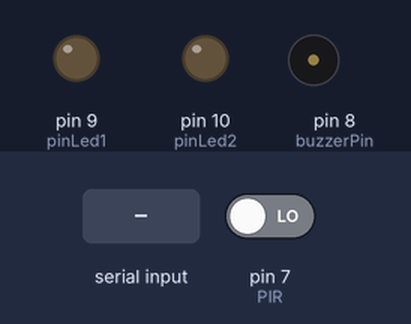
Recording of a sketch running on a simulated Arduino Uno, built with avr-gcc and run on an emulated ATmega328P. Parts: output pins drawn as LEDs (lit = HIGH), buzzer (waves = sounding). Dashed ring = blinking. Inputs (shaded band) come from the test bench; at power-on: pin 7 (PIR) LOW. What the sketch prints to the serial monitor is not drawn.

Above: at 1.2 s.
1.3 s: "arm" received over Serial
At 1.7 s:
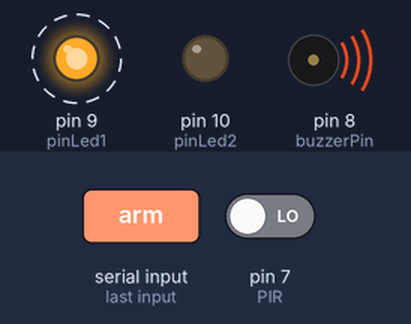
4.3 s: "mode1" received over Serial
At 4.7 s:
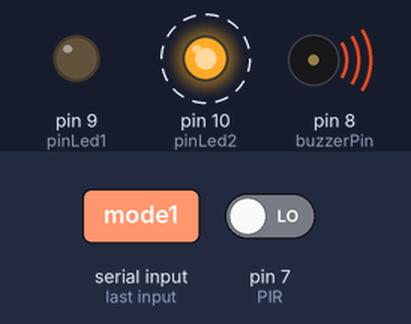
6.5 s: "test" received over Serial
At 7.5 s:
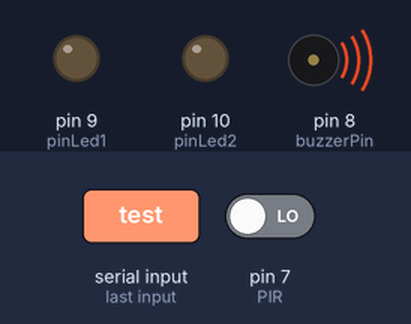
9.2 s: "secret" received over Serial
At 10.4 s:
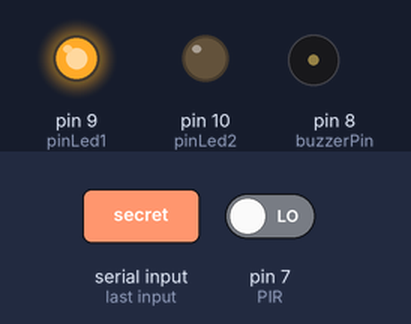
Timing chart, 0 to 16.2 s (numbered marks = the images above; inputs shaded):
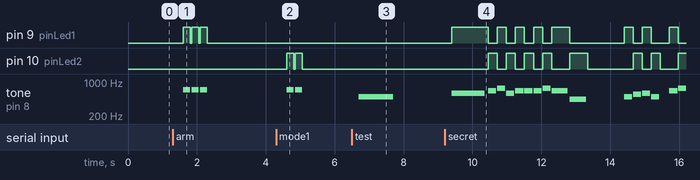

The sketch:

proiect.ino
```cpp
#define NOTE_B0  31
#define NOTE_C1  33
#define NOTE_CS1 35
#define NOTE_D1  37
#define NOTE_DS1 39
#define NOTE_E1  41
#define NOTE_F1  44
#define NOTE_FS1 46
#define NOTE_G1  49
#define NOTE_GS1 52
#define NOTE_A1  55
#define NOTE_AS1 58
#define NOTE_B1  62
#define NOTE_C2  65
#define NOTE_CS2 69
#define NOTE_D2  73
#define NOTE_DS2 78
#define NOTE_E2  82
#define NOTE_F2  87
#define NOTE_FS2 93
#define NOTE_G2  98
#define NOTE_GS2 104
#define NOTE_A2  110
#define NOTE_AS2 117
#define NOTE_B2  123
#define NOTE_C3  131
#define NOTE_CS3 139
#define NOTE_D3  147
#define NOTE_DS3 156
#define NOTE_E3  165
#define NOTE_F3  175
#define NOTE_FS3 185
#define NOTE_G3  196
#define NOTE_GS3 208
#define NOTE_A3  220
#define NOTE_AS3 233
#define NOTE_B3  247
#define NOTE_C4  262
#define NOTE_CS4 277
#define NOTE_D4  294
#define NOTE_DS4 311
#define NOTE_E4  330
#define NOTE_F4  349
#define NOTE_FS4 370
#define NOTE_G4  392
#define NOTE_GS4 415
#define NOTE_A4  440
#define NOTE_AS4 466
#define NOTE_B4  494
#define NOTE_C5  523
#define NOTE_CS5 554
#define NOTE_D5  587
#define NOTE_DS5 622
#define NOTE_E5  659
#define NOTE_F5  698
#define NOTE_FS5 740
#define NOTE_G5  784
#define NOTE_GS5 831
#define NOTE_A5  880
#define NOTE_AS5 932
#define NOTE_B5  988
#define NOTE_C6  1047
#define NOTE_CS6 1109
#define NOTE_D6  1175
#define NOTE_DS6 1245
#define NOTE_E6  1319
#define NOTE_F6  1397
#define NOTE_FS6 1480
#define NOTE_G6  1568
#define NOTE_GS6 1661
#define NOTE_A6  1760
#define NOTE_AS6 1865
#define NOTE_B6  1976
#define NOTE_C7  2093
#define NOTE_CS7 2217
#define NOTE_D7  2349
#define NOTE_DS7 2489
#define NOTE_E7  2637
#define NOTE_F7  2794
#define NOTE_FS7 2960
#define NOTE_G7  3136
#define NOTE_GS7 3322
#define NOTE_A7  3520
#define NOTE_AS7 3729
#define NOTE_B7  3951
#define NOTE_C8  4186
#define NOTE_CS8 4435
#define NOTE_D8  4699
#define NOTE_DS8 4978
#define REST      0

// change this to make the song slower or faster
int tempo = 114;

int melody[] = {

  NOTE_D5, 2, NOTE_E5, 8, NOTE_FS5, 8, NOTE_D5, 8, //13
  NOTE_E5, 8, NOTE_E5, 8, NOTE_E5, 8, NOTE_FS5, 8, NOTE_E5, 4, NOTE_A4, 4,
  REST, 2, NOTE_B4, 8, NOTE_CS5, 8, NOTE_D5, 8, NOTE_B4, 8,
  REST, 8, NOTE_E5, 8, NOTE_FS5, 8, NOTE_E5, -4, NOTE_A4, 16, NOTE_B4, 16, NOTE_D5, 16, NOTE_B4, 16,
  NOTE_FS5, -8, NOTE_FS5, -8, NOTE_E5, -4, NOTE_A4, 16, NOTE_B4, 16, NOTE_D5, 16, NOTE_B4, 16,

  NOTE_E5, -8, NOTE_E5, -8, NOTE_D5, -8, NOTE_CS5, 16, NOTE_B4, -8, NOTE_A4, 16, NOTE_B4, 16, NOTE_D5, 16, NOTE_B4, 16, //18
  NOTE_D5, 4, NOTE_E5, 8, NOTE_CS5, -8, NOTE_B4, 16, NOTE_A4, 8, NOTE_A4, 8, NOTE_A4, 8,
  NOTE_E5, 4, NOTE_D5, 2, NOTE_A4, 16, NOTE_B4, 16, NOTE_D5, 16, NOTE_B4, 16,
  NOTE_FS5, -8, NOTE_FS5, -8, NOTE_E5, -4, NOTE_A4, 16, NOTE_B4, 16, NOTE_D5, 16, NOTE_B4, 16,
  NOTE_A5, 4, NOTE_CS5, 8, NOTE_D5, -8, NOTE_CS5, 16, NOTE_B4, 8, NOTE_A4, 16, NOTE_B4, 16, NOTE_D5, 16, NOTE_B4, 16,

  NOTE_D5, 4, NOTE_E5, 8, NOTE_CS5, -8, NOTE_B4, 16, NOTE_A4, 4, NOTE_A4, 8, //23
  NOTE_E5, 4, NOTE_D5, 2, REST, 4
};

// sizeof gives the number of bytes, each int value is composed of two bytes (16 bits)
// there are two values per note (pitch and duration), so for each note there are four bytes
int notes = sizeof(melody) / sizeof(melody[0]) / 2;

// this calculates the duration of a whole note in ms
int wholenote = (60000 * 4) / tempo;

int divider = 0, noteDuration = 0;


int PIR = 7;
int buzzerPin = 8;
int pinLed1 = 9;
int pinLed2 = 10;
int detection;

int tone0;
int tone1;
int tone2;

String command = "";
bool commandDone = false;
bool normalMode = true;
bool armed;

void setup() {

  pinMode(PIR, INPUT);
  pinMode(buzzerPin, OUTPUT);
  pinMode(pinLed1, OUTPUT);
  pinMode(pinLed2, OUTPUT);

  Serial.begin(9600);
  Serial.setTimeout(100);
  armed = false;

  tone0 = 500;
  tone1 = 500;
  tone2 = 600;

}

void loop() {

  if (commandDone == true)
    handleCommand();

  if (armed)
  {

    detection = digitalRead(PIR);
    //Serial.println(detection);
    if (normalMode)
    {

      if (detection == HIGH)
      {
        tone(buzzerPin, tone0);
        digitalWrite(pinLed1, HIGH);
        digitalWrite(pinLed2, LOW);
      }
      else
      {
        noTone(buzzerPin);
        digitalWrite(pinLed1, LOW);
        digitalWrite(pinLed2, LOW);
      }
    }
    else
    {
      if (detection == HIGH)
      {
        tone(buzzerPin, tone1);
        digitalWrite(pinLed1, HIGH);
        digitalWrite(pinLed2, LOW);
        delay(500);
        noTone(buzzerPin);

        tone(buzzerPin, tone2, 1000);
        digitalWrite(pinLed1, LOW);
        digitalWrite(pinLed2, HIGH);
        delay(500);
        noTone(buzzerPin);

        digitalWrite(pinLed1, LOW);
        digitalWrite(pinLed2, LOW);
      }
      // else noTone(buzzerPin);
    }

  }
  else
  {
    noTone(buzzerPin);
    digitalWrite(pinLed1, LOW);
    digitalWrite(pinLed2, LOW);
  }


}

void beep(int pin, int times, int pinLed)
{
  digitalWrite(pinLed1, LOW);
  digitalWrite(pinLed2, LOW);

  noTone(pin);
  delay(100);
  for (int i = 0; i < times; i++)
  {
    tone(pin, 700);
    digitalWrite(pinLed, HIGH);
    delay(200);
    noTone(pin);
    digitalWrite(pinLed, LOW);
    delay(50);

  }
}

void handleSecretCommand()
{
  bool redLight = true;
  // iterate over the notes of the melody.
  // Remember, the array is twice the number of notes (notes + durations)
  for (int thisNote = 0; thisNote < notes * 2; thisNote = thisNote + 2) {

    // calculates the duration of each note
    divider = melody[thisNote + 1];
    if (divider > 0) {
      // regular note, just proceed
      noteDuration = (wholenote) / divider;
    } else if (divider < 0) {
      // dotted notes are represented with negative durations!!
      noteDuration = (wholenote) / abs(divider);
      noteDuration *= 1.5; // increases the duration in half for dotted notes
    }

     if(melody[thisNote] != REST)
     {

        if(redLight)
        {
            digitalWrite(pinLed1, HIGH);
            digitalWrite(pinLed2, LOW);
        }
        else
        {
            digitalWrite(pinLed1, LOW);
            digitalWrite(pinLed2, HIGH);
        }
        redLight = !redLight;
     }
     else
     {
        digitalWrite(pinLed1, LOW);
        digitalWrite(pinLed2, LOW);
     }

     // we only play the note for 90% of the duration, leaving 10% as a pause
    tone(buzzerPin, melody[thisNote], noteDuration * 0.9);

    // Wait for the specief duration before playing the next note.
    delay(noteDuration);

    // stop the waveform generation before the next note.
    noTone(buzzerPin);


  }
    digitalWrite(pinLed1, LOW);
    digitalWrite(pinLed2, LOW);
}

void handleToneCommand()
{
  int toneVal = 0;
  int i;

  bool change0 = false;
  bool change1 = false;
  bool change2 = false;


  if (command[4] == ' ')
  {
    change0 = true;
    i = 5;
  }
  else if (command[4] == '1')
  {
    change1 = true;
    i = 6;
  }
  else if (command[4] == '2')
  {
    change2 = true;
    i = 6;
  }
  else
  {
    Serial.println("Invalid 'tone' command");
    return;
  }

  while (command[i] >= '0' && command[i] <= '9')
  {
    toneVal = toneVal * 10 + (command[i] - '0');

    i++;
  }

  Serial.print("Tone is ");
  Serial.println(toneVal);

  if (toneVal < 100 || toneVal > 3000)
    Serial.println("Error: Tone value has to be between 100 and 3000");
  else
  {
    if (change0)
      tone0 = toneVal;

    if (change1)
      tone1 = toneVal;

    if (change2)
      tone2 = toneVal;

  }


}

void handleCommand()
{
  bool validCommand = false;

  Serial.println("Handling command: " + command);


  if (command.equals("arm") || command.equals("arm\n") || command.equals("arm\n\n"))
  {
    Serial.println("Arming");

    beep(buzzerPin, 3, pinLed1);

    armed = true;

    validCommand = true;
  }


  if (command.equals("disarm") || command.equals("disarm\n") || command.equals("disarm\n\n"))
  {
    Serial.println("Disarming");

    beep(buzzerPin, 2, pinLed1);

    armed = false;

    validCommand = true;
  }

  if (command.indexOf("tone") == 0)
  {
    handleToneCommand();

    validCommand = true;
  }

  if (command.equals("mode1") || command.equals("mode1\n") || command.equals("mode1\n\n"))
  {
    Serial.println("Mode 1 : Active");
    normalMode = true;

    beep(buzzerPin, 2, pinLed2);

    validCommand = true;
  }

  if (command.equals("mode2") || command.equals("mode2\n") || command.equals("mode2\n\n"))
  {
    Serial.println("Mode 2 : Active");
    normalMode = false;

     beep(buzzerPin, 3, pinLed2);

    validCommand = true;
  }

  if (command.equals("test") || command.equals("test\n") || command.equals("test\n\n"))
  {
    tone(buzzerPin, tone0);
    delay(1000);

    validCommand = true;
  }

  if (command.equals("secret") || command.equals("secret\n") || command.equals("secret\n\n"))
  {
    handleSecretCommand();

    validCommand = true;
  }

  commandDone = false;
  command = "";

  if (!validCommand)
    Serial.println("Invalid command");

}

void serialEvent()
{
  command = Serial.readString();
  delay(100);
  //command += '\n';
  command += '\0';
  commandDone = true;
}
```

Measured:
- after the input at 1.3 s, pin 9 (pinLed1): alternates HIGH for 0.20 s and LOW for 0.05 s, 6 changes in all, then stays LOW, starting after 0.30 s; tone on pin 8 (buzzerPin): alternates 700 Hz for 0.20 s and silent for 0.05 s, 6 changes in all, then stays silent, starting after 0.30 s
- after the input at 4.3 s, pin 10 (pinLed2): alternates HIGH for 0.20 s and LOW for 0.05 s, 4 changes in all, then stays LOW, starting after 0.31 s; tone on pin 8 (buzzerPin): alternates 700 Hz for 0.20 s and silent for 0.05 s, 4 changes in all, then stays silent, starting after 0.31 s
- after the input at 6.5 s, tone on pin 8 (buzzerPin): silent → 500 Hz after 0.20 s, → silent 1.0 s later
- after the input at 9.2 s, pin 9 (pinLed1): LOW → HIGH after 0.21 s, → LOW 1.1 s later, → HIGH 0.26 s later, → LOW 0.26 s later, … (16 changes in this stretch); pin 10 (pinLed2): LOW → HIGH after 1.3 s, → LOW 0.26 s later, → HIGH 0.26 s later, → LOW 0.26 s later, … (15 changes in this stretch)
